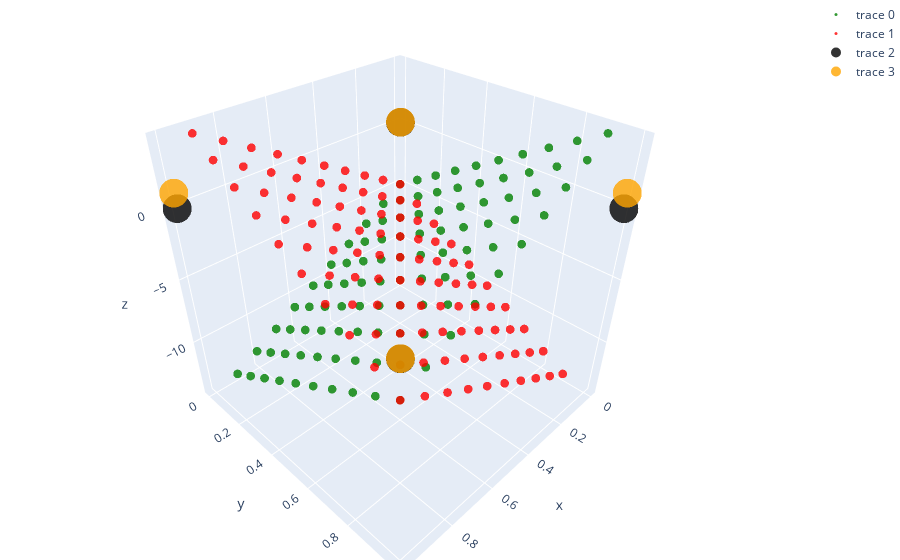
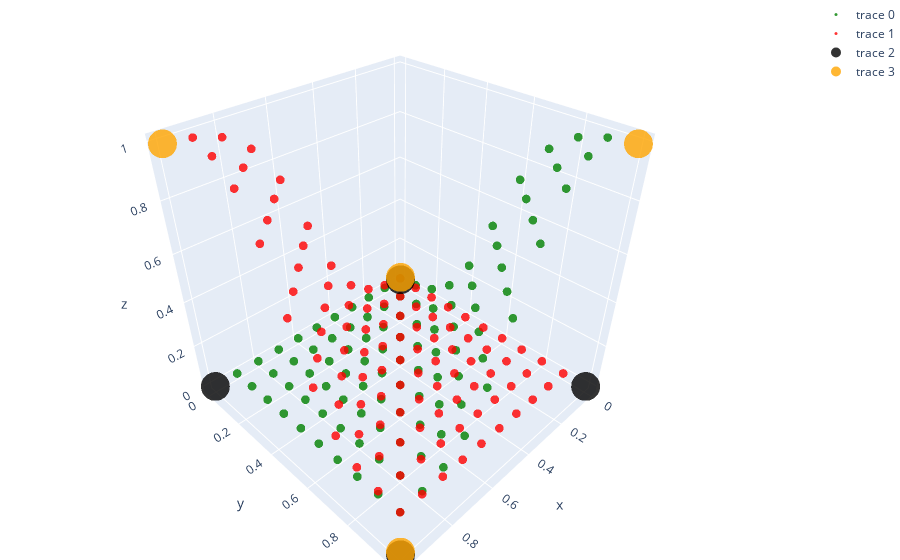
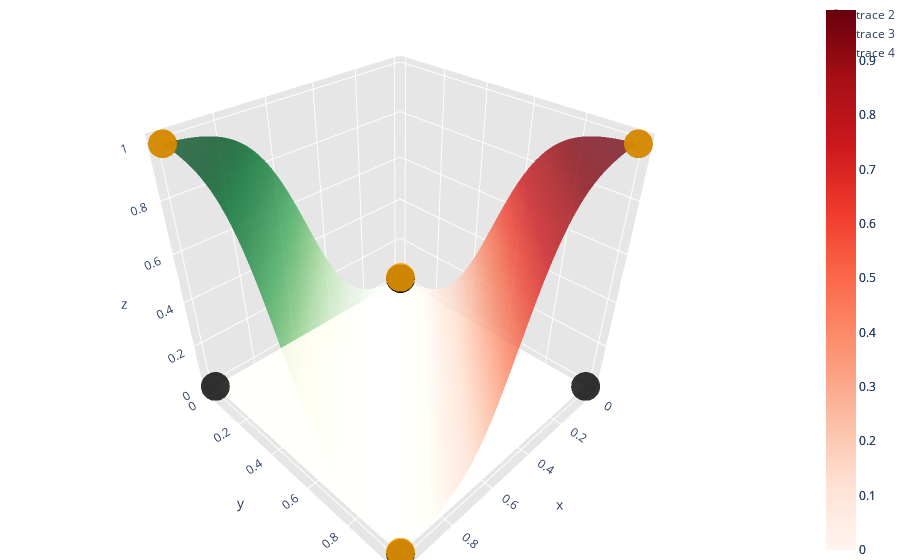

The cell these charts' notebook holds for them, in order:
### Markdown cell above
# The need for hidden layers (XOR function)

### Code cell
import numpy as np
from mbnn import plot_one, plot_three, plot_two

def two_d_point(xmin, xmax, ymin, ymax, step):
    x = np.arange(xmin, xmax, step)
    y = np.arange(ymin, ymax, step)
    return [(i, j) for i in x for j in y]


def f1(p):
    x, y = p
    return np.array([-10, 10]) @ (np.array([x, y]) - np.array([0, 0.5]))


def f2(p):
    x, y = p
    return np.array([10, -10]) @ (np.array([x, y]) - np.array([0.5, 0]))

points = two_d_point(0, 1, 0, 1, 0.1)
y1 = [f1(i) for i in points]
y2 = [f2(i) for i in points]

xs, ys = zip(*points)

# Adding points (0,0), (1,0), (0,1) and (1,1) for both functions
important_points = [(0, 0), (1, 0), (0, 1), (1, 1)]
important_y1 = [f1(i) for i in important_points]
important_y2 = [f2(i) for i in important_points]

important_xs, important_ys = zip(*important_points)

plot_one(xs, ys, y1, y2, important_xs, important_ys, important_points, f1, f2)
plot_two(xs, ys, y1, y2, f1, f2)
plot_three(f1, f2)
